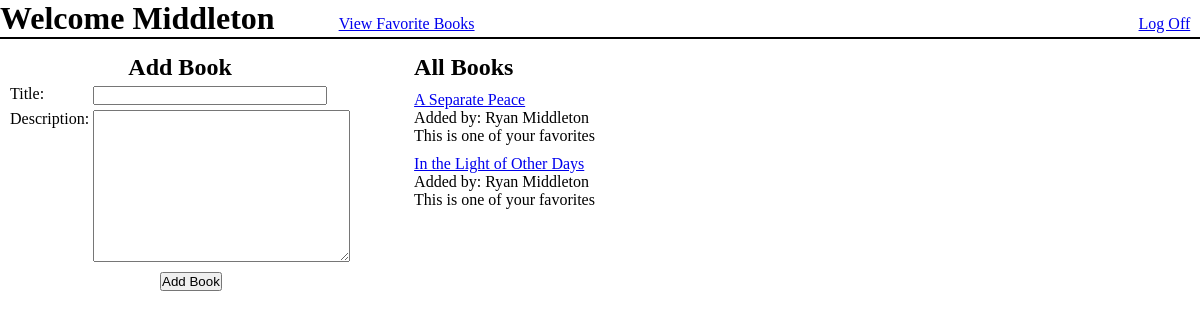
The app's page /books (signed in) with its own data.
### favorite_books_app/models.py (models this page shows)
class Book(models.Model):
    title = models.CharField(max_length=255)
    description = models.TextField()
    uploaded_by = models.ForeignKey(User, related_name="books_uploaded", on_delete = models.CASCADE)
    favorite_users = models.ManyToManyField(User, related_name="favorite_books")
    created_at = models.DateTimeField(auto_now_add=True)
    updated_at = models.DateTimeField(auto_now=True)
    objects = BookManager()

class User(models.Model):
    first_name = models.CharField(max_length=255)
    last_name = models.CharField(max_length=255)
    email = models.CharField(max_length=255)
    password = models.CharField(max_length=255)
    created_at = models.DateTimeField(auto_now_add=True)
    updated_at = models.DateTimeField(auto_now=True)
    objects = UserManager()

### favorite_books_app/views.py (the view)
# urls.py: path('books', views.displayBooks),
def displayBooks (request):
    context = {
        'all_books':Book.objects.all(),
        'cur_user':User.objects.get(id=request.session['user_id'])
    }
    return render(request, "books_list.html", context)

### favorite_books_app/templates/books_list.html (shortened to what this page needs)
<!DOCTYPE html>
<html lang="en">
<head>
    {% load static %}
    <link rel="stylesheet" href="{% static 'css/styles.css' %}">
</head>
<body>
    <div id="all_books_wrapper">
        <div id="books_header">
            <h1>Welcome {{request.session.user_name}}</h1>
            <a href="/fav_books" id="fav_books">View Favorite Books</a>
            <a href="/logout" id="logout">Log Off</a>
        </div>
        <div id="add_book_container">
            <h2>Add Book</h2>
            <form action="/add_book" id="add_book_frm" method ="post">
            <div class="labels_container">
                <label>Title:</label>
                <label>Description:</label>
            </div>
            <div class="input_container">
                <input type="text" id="title_txt" name="title_txt">
                <textarea id="desc_txt" name="desc_txt" cols="30" rows="10"></textarea>
            </div>
            <input type="submit" value = "Add Book">
            </form>
        </div>
        <div id="book_list_container">
            <h2>All Books</h2>
            {% for book in all_books %}
            <a href="books/{{book.id}}" class="book_title">{{book.title}}</a>
            <p>Added by: {{book.uploaded_by.first_name}} {{book.uploaded_by.last_name}}</p>
                {% if cur_user in book.favorite_users.all %}
                <p>This is one of your favorites</p>
                {% else %}
                <a href="/add_favorite/{{book.id}}">Add to Favorites</a>
                {% endif %}
            {% endfor %}
        </div>
    </div>
</body>
</html>

### favorite_books_app/static/css/styles.css (style rules this page uses)
* { margin:0px; padding:0px; }
.labels_container * { line-height:25px; display:block; }
.input_container * { margin-top:5px; display:block; }
#all_books_wrapper #add_book_container, #book_list_container { margin-top:15px; display:inline-block; vertical-align:top; }
#books_header { border-bottom:2px solid black; }
#books_header * { display:inline-block; }
#books_header #fav_books { margin-left:5%; }
#books_header #logout { margin-left:55%; }
#add_book_container { margin-left:10px; }
#add_book_container div { display:inline-block; vertical-align:top; }
#add_book_container h2, input[type=submit] { text-align:center; display:block; }
#add_book_container input[type=submit] { margin-top:10px; margin-left:150px; }
#add_book_container #title_txt { width:230px; }
#book_list_container { margin-left:5%; width:60% }
#book_list_container * { display:block; }
#book_list_container .book_title { margin-top:10px; }

### records on screen
Book: title "A Separate Peace", uploaded_by.first_name "Ryan", uploaded_by.last_name "Middleton", shows "This is one of your favorites"
Book: title "In the Light of Other Days", uploaded_by.first_name "Ryan", uploaded_by.last_name "Middleton", shows "This is one of your favorites"

### other values on screen
{{ request.session.user_name }} "Middleton"
